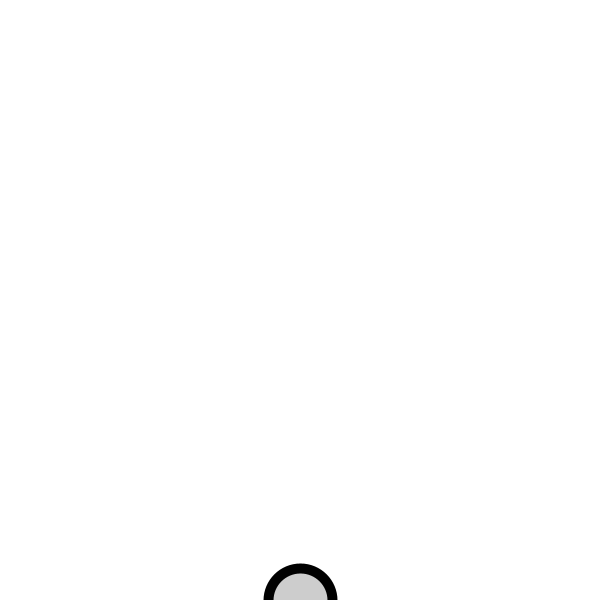
Frame 1 (no input)
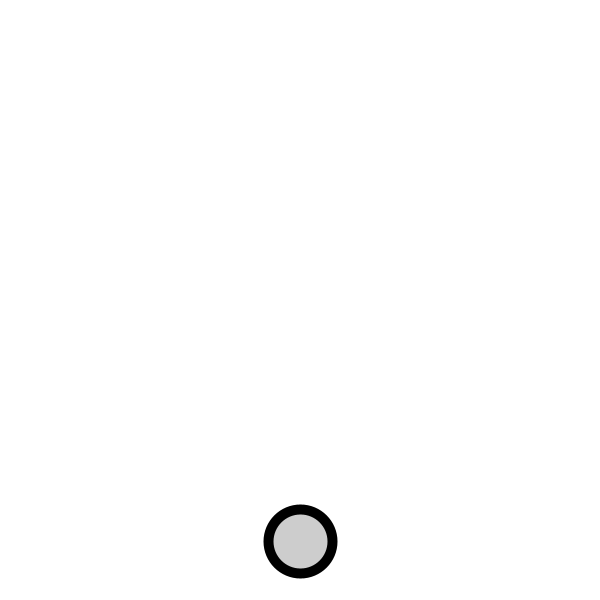
Frame 60 (the mouse pressed at the canvas centre just before this capture)
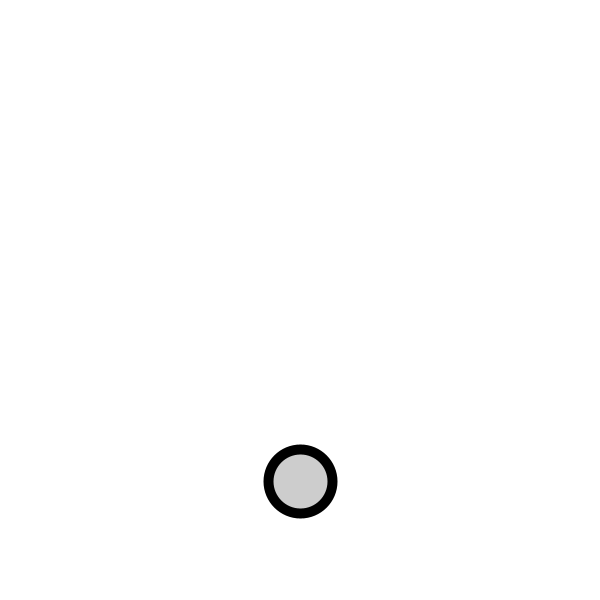
Frame 120 (the mouse held since frame 60 and released just before this capture)

The Processing sketch that drew these frames (run headless with seeded random() and noise(); from frame 60 on, the mouse is pressed at the canvas centre):

// Processing sketch: day_08_05_simple_Bubble
// ── day_08_05_simple_Bubble.pde
Bubble b;


void setup(){
  size(600,600);

  b = new Bubble();
 
}

void draw(){
  background(255);

  b.display();
  b.ascend();


}

// ── Bubble.pde
//what it means to be a bubble
class Bubble{
  
  //define the data
  //these are global to the class
  float x;
  float y;
 
  //constructor
  Bubble(){
    x = width/2;
    y = height;
    
  }
  
  //fuctions
  void ascend(){
    y--;
  }
  
  void display(){
    stroke(0);
    strokeWeight(10);
    fill(127,100);
    ellipse(x,y,64,64);
  }
  
  // void top(){
  //   if(y < r){
  //     y = r;
    
  //   }
  
  }
  

// }
